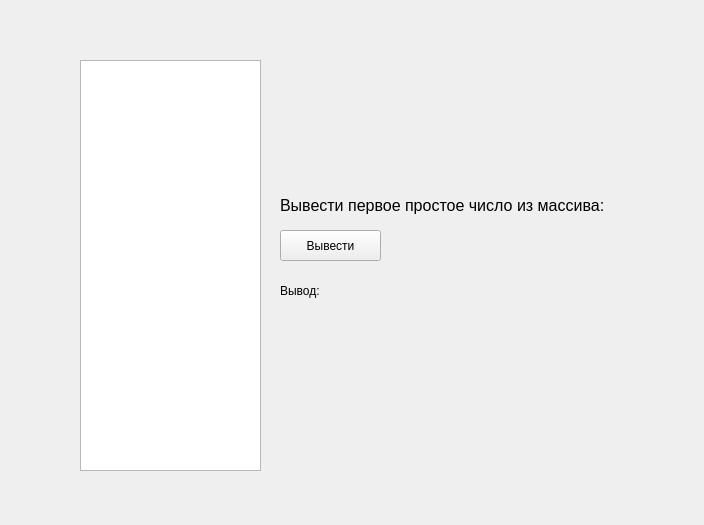
<?xml version="1.0" encoding="UTF-8"?>
<ui version="4.0">
 <class>Widget</class>
 <widget class="QWidget" name="Widget">
  <property name="geometry">
   <rect>
    <x>0</x>
    <y>0</y>
    <width>704</width>
    <height>525</height>
   </rect>
  </property>
  <property name="windowTitle">
   <string>Widget</string>
  </property>
  <widget class="QLabel" name="label">
   <property name="geometry">
    <rect>
     <x>280</x>
     <y>190</y>
     <width>381</width>
     <height>31</height>
    </rect>
   </property>
   <property name="font">
    <font>
     <pointsize>12</pointsize>
    </font>
   </property>
   <property name="text">
    <string>Вывести первое простое число из массива:</string>
   </property>
  </widget>
  <widget class="QPushButton" name="btnSubmit">
   <property name="geometry">
    <rect>
     <x>280</x>
     <y>230</y>
     <width>101</width>
     <height>31</height>
    </rect>
   </property>
   <property name="text">
    <string>Вывести</string>
   </property>
  </widget>
  <widget class="QTextEdit" name="editArray">
   <property name="geometry">
    <rect>
     <x>80</x>
     <y>60</y>
     <width>181</width>
     <height>411</height>
    </rect>
   </property>
  </widget>
  <widget class="QWidget" name="horizontalLayoutWidget">
   <property name="geometry">
    <rect>
     <x>280</x>
     <y>280</y>
     <width>91</width>
     <height>21</height>
    </rect>
   </property>
   <layout class="QHBoxLayout" name="horizontalLayout">
    <item>
     <widget class="QLabel" name="label_2">
      <property name="text">
       <string>Вывод:</string>
      </property>
     </widget>
    </item>
    <item>
     <widget class="QLabel" name="labelOutput">
      <property name="styleSheet">
       <string notr="true"/>
      </property>
      <property name="text">
       <string/>
      </property>
     </widget>
    </item>
   </layout>
  </widget>
 </widget>
 <resources/>
 <connections/>
</ui>
